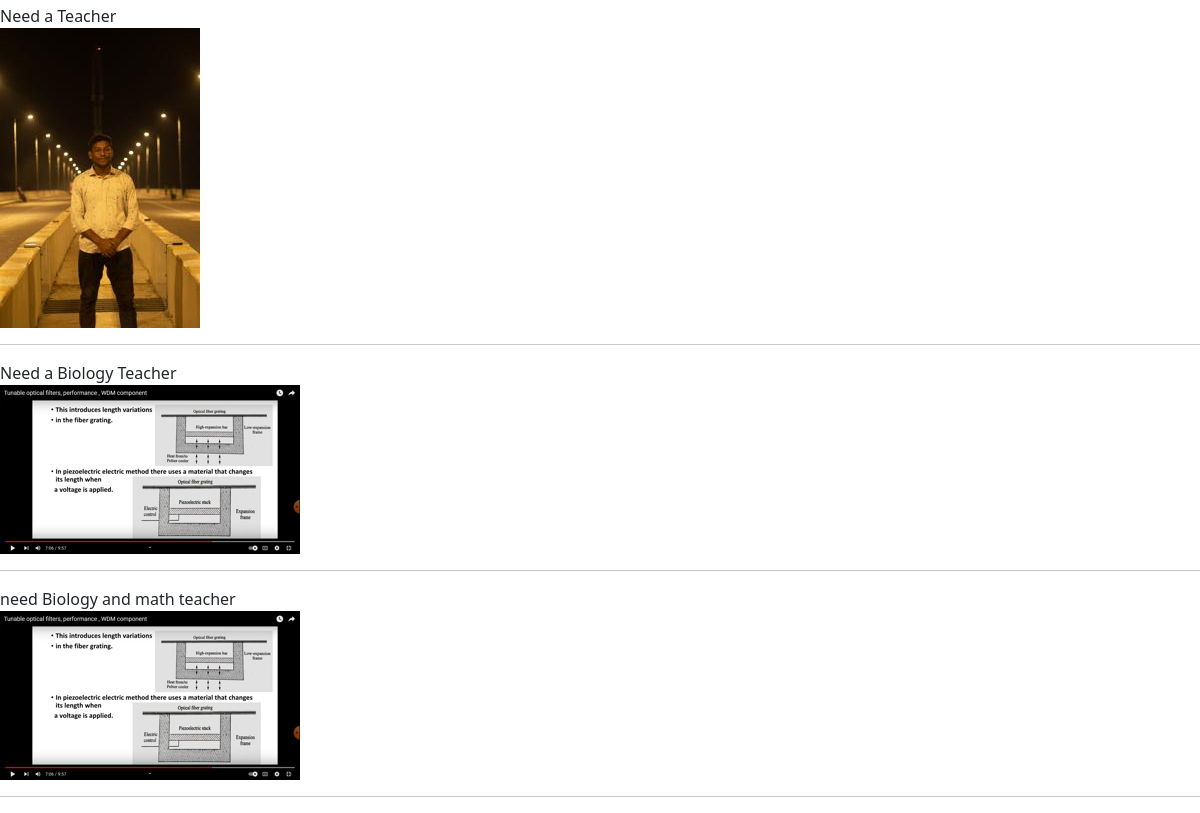
Page /post/ (lower part) on the earlier database version.
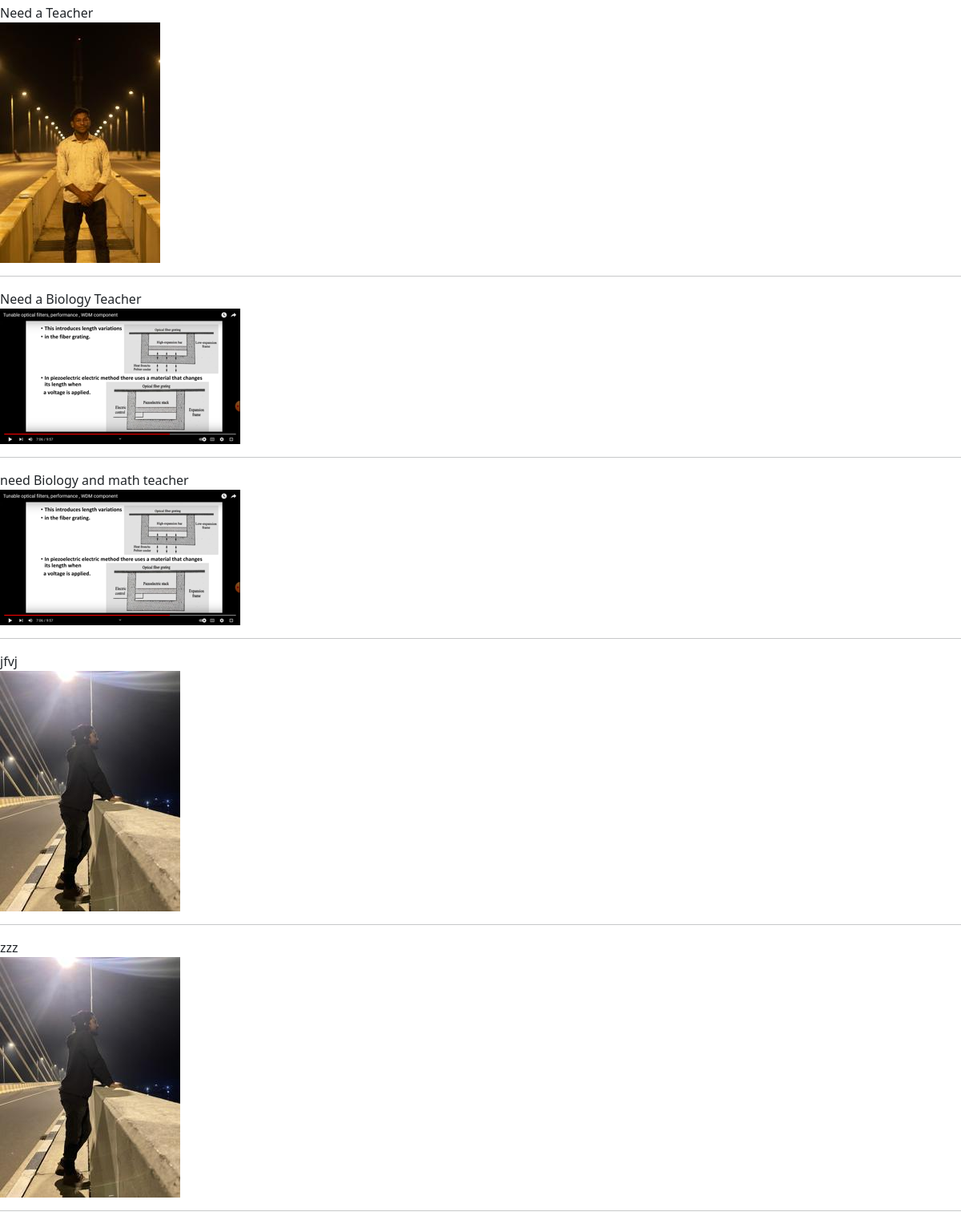
Same page on the later database version.
### app/models.py (models this page shows, shortened)
class Post(models.Model):
    CATEGORY_CHOICES = (
        ('Teacher', 'Teacher'),
        ('Student', 'Student'),
    )
    MEDIUM = (
        ('Bangla', 'bangla'),
        ('English', 'English'),
        ('Urdu', 'Urdu'),
        ('Hindi', 'Hindi')
    )
    user = models.ForeignKey(
        User, on_delete=models.CASCADE, blank=True, null=True)
    id = models.AutoField(primary_key=True)
    title = models.CharField(max_length=100)
    slug = models.CharField(max_length=100, default=title)
    email = models.EmailField()
    salary = models.FloatField()
    details = models.TextField(default='No details provided')
    available = models.BooleanField()
    category = models.CharField(max_length=20, choices=CATEGORY_CHOICES)
    created_date = models.DateTimeField(default=now)
    image = models.ImageField(default='default.jpg',
                              upload_to='tuition/images')
    medium = MultiSelectField(
        max_length=100, max_choices=4, choices=MEDIUM,  default='bangla')
    subject = models.ManyToManyField(Subject, related_name='subject_set')
    class_in = models.ManyToManyField(Class_in, related_name='class_set')
    likes = models.ManyToManyField(User, related_name= 'post_likes')
    views = models.ManyToManyField(User,related_name='post_views')

### app/views.py (the view)
# urls.py: path('post/',views.postview,name='post'),
def postview(request):
    post = Post.objects.all()
    return render(request, 'tuition/postview.html', {'post': post})

### templates/tuition/postview.html
{% extends 'base.html' %}
{% block body %}
{% for p in post %}
{{p.title}} <br>
<img src="{{p.image.url}}" alt="">
<hr>
{% endfor %}
{% endblock body %}

Differences in the rows shown:
added Post: title "jfvj", image (placeholder picture)
added Post: title "zzz", image (placeholder picture)
